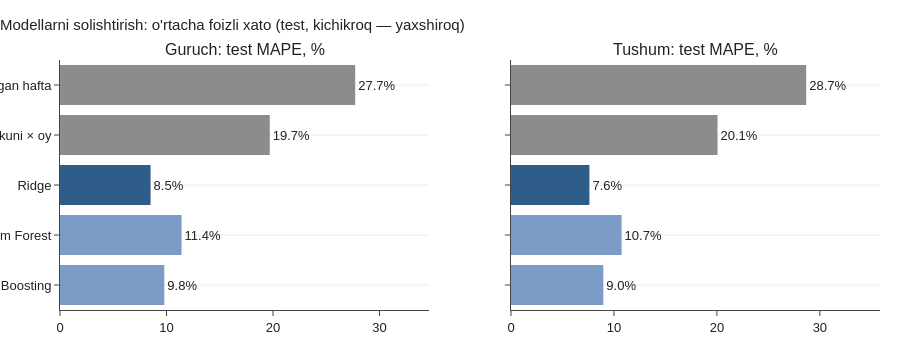

Here is the notebook cell this chart was saved with:
### Code cell
fig = make_subplots(rows=1, cols=2, subplot_titles=["Guruch: test MAPE, %", "Tushum: test MAPE, %"], shared_yaxes=True)
for j, t in enumerate(TARGETS, start=1):
    r = show(t)
    colors = [style.GREY, style.GREY, style.BLUE, "#7a9cc6", "#7a9cc6"]
    fig.add_bar(y=r.index, x=r["MAPE, %"], orientation="h", marker_color=colors, showlegend=False,
                text=[f"{v:.1f}%" for v in r["MAPE, %"]], textposition="outside", row=1, col=j)
    fig.update_xaxes(range=[0, r["MAPE, %"].max() * 1.25], row=1, col=j)
fig.update_yaxes(autorange="reversed")
fig.update_layout(title="Modellarni solishtirish: o'rtacha foizli xato (test, kichikroq — yaxshiroq)", height=360)
style.save(fig, "03_model_comparison")

### Figure 1 — Plotly figure (JSON) as saved in the notebook; plotly's stock layout.template omitted (floating-point values rounded to 4 significant figures)
{"data": [{"marker": {"color": ["#8c8c8c", "#8c8c8c", "#2f5d8a", "#7a9cc6", "#7a9cc6"]}, "orientation": "h", "showlegend": false, "text": ["27.7%", "19.7%", "8.5%", "11.4%", "9.8%"], "textposition": "outside", "type": "bar", "x": [27.71, 19.69, 8.504, 11.41, 9.792], "xaxis": "x", "y": ["Baseline: o'tgan hafta", "Baseline: hafta kuni × oy", "Ridge", "Random Forest", "Gradient Boosting"], "yaxis": "y"}, {"marker": {"color": ["#8c8c8c", "#8c8c8c", "#2f5d8a", "#7a9cc6", "#7a9cc6"]}, "orientation": "h", "showlegend": false, "text": ["28.7%", "20.1%", "7.6%", "10.7%", "9.0%"], "textposition": "outside", "type": "bar", "x": [28.67, 20.06, 7.615, 10.74, 8.969], "xaxis": "x2", "y": ["Baseline: o'tgan hafta", "Baseline: hafta kuni × oy", "Ridge", "Random Forest", "Gradient Boosting"], "yaxis": "y2"}], "layout": {"annotations": [{"font": {"size": 16}, "showarrow": false, "text": "Guruch: test MAPE, %", "x": 0.225, "xanchor": "center", "xref": "paper", "y": 1, "yanchor": "bottom", "yref": "paper"}, {"font": {"size": 16}, "showarrow": false, "text": "Tushum: test MAPE, %", "x": 0.775, "xanchor": "center", "xref": "paper", "y": 1, "yanchor": "bottom", "yref": "paper"}], "height": 360, "title": {"text": "Modellarni solishtirish: o'rtacha foizli xato (test, kichikroq — yaxshiroq)"}, "xaxis": {"anchor": "y", "domain": [0, 0.45], "range": [0, 34.64]}, "xaxis2": {"anchor": "y2", "domain": [0.55, 1], "range": [0, 35.84]}, "yaxis": {"anchor": "x", "autorange": "reversed", "domain": [0, 1]}, "yaxis2": {"anchor": "x2", "autorange": "reversed", "domain": [0, 1], "matches": "y", "showticklabels": false}}}
